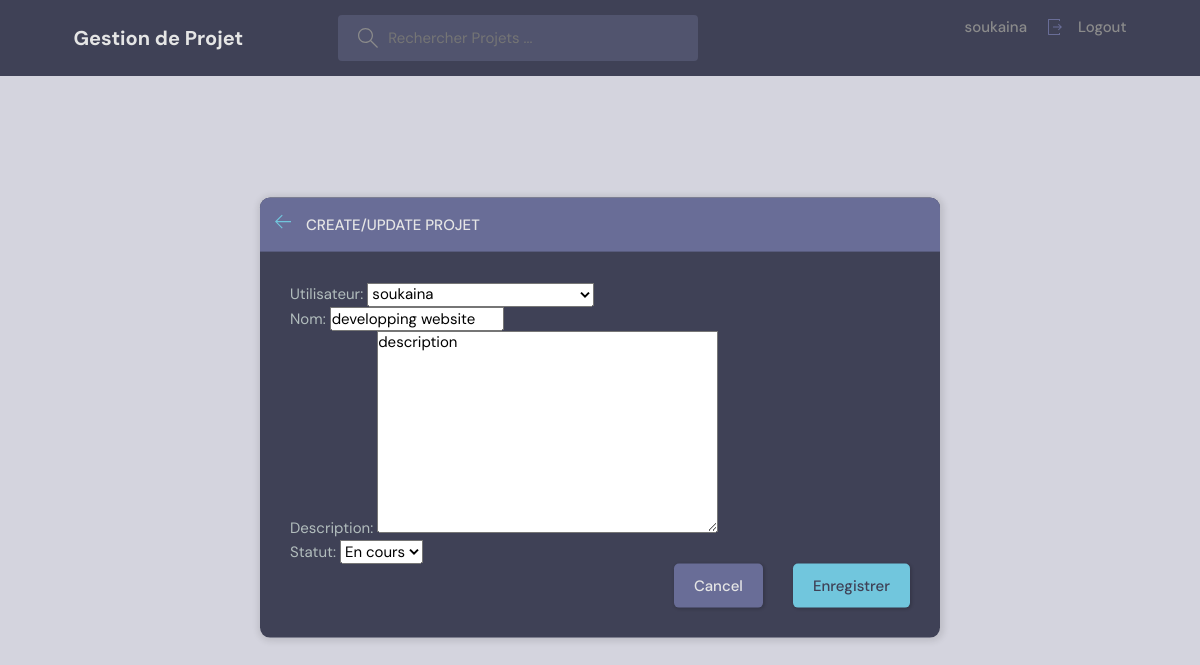
Screenshot of /update-Projet/1/ (signed in) with the database file from the repository.
### base/models.py (models this page shows, shortened)
class Projet(models.Model):
    STATUS_CHOICES = [
        ('en cours', 'En cours'),
        ('terminé', 'Terminé'),
    ]
    utilisateur=models.ForeignKey(User, on_delete=models.CASCADE,null=True)
    nom=models.CharField(max_length=200)
    description=models.TextField(null=True,blank=True)
    statut = models.CharField(
        max_length=20,
        choices=STATUS_CHOICES,
        default='en cours',  # Statut par défaut
    )
    updated=models.DateTimeField(auto_now=True)
    created=models.DateTimeField(auto_now_add=True)
    class Meta:
        ordering=   ['-updated','-created']

### base/views.py (the view)
# urls.py: path('update-Projet/<str:pk>/',views.updateProjet,name="update-Projet"),
@login_required(login_url='login')
def updateProjet(request,pk):
    projet_obj=Projet.objects.get(id=pk)
    form=ProjetForm(instance=projet_obj)
    if request.user != projet_obj.utilisateur:
        return HttpResponse(" Vous n'êtes pas autorisé !! ")
    if request.method == 'POST':
        form=ProjetForm(request.POST,instance=projet_obj)
        if form.is_valid():
            form.save()
            return redirect('home')
    context={"form":form}
    return render(request,'base/projet_form.html',context)

### base/forms.py
class ProjetForm(ModelForm):
     class Meta:
        model=Projet
        fields='__all__'

### base/templates/base/projet_form.html (shortened to what this page needs)
{%extends 'main.html'%}
{%load static%}
    {% block content %}
    <main class="create-room layout">
      <div class="container">
        <div class="layout__box">
          <div class="layout__boxHeader">
            <div class="layout__boxTitle">
              <a href="{{request.META.HTTP_REFERER}}">
                <svg
                  version="1.1"
                  xmlns="http://www.w3.org/2000/svg"
                  width="32"
                  height="32"
                  viewBox="0 0 32 32"
                >
                  <title>arrow-left</title>
                  <path
                    d="M13.723 2.286l-13.723 13.714 13.719 13.714 1.616-1.611-10.96-10.96h27.625v-2.286h-27.625l10.965-10.965-1.616-1.607z"
                  ></path>
                </svg>
              </a>
              <h3>Create/Update Projet</h3>
            </div>
          </div>
          <div class="layout__body">
            <form action="" method="POST" class="form">
              {% csrf_token %} {{form.as_p}}
              <div class="form__action">
                <a class="btn btn--dark" href="/">Cancel</a>
                <button class="btn btn--main" type="submit">Enregistrer</button>
              </div>
            </form>
          </div>
        </div>
      </div>
    </main>
    {% endblock content %}

### templates/navbar.html (shortened to what this page needs)
<header class="header header--loggedIn">
  <div class="container">
    <a href="/" class="header__logo">
      <h1>Gestion de Projet</h1>
    </a>
    <form class="header__search">
      <label>
        <input type="text" name="q" placeholder="Rechercher Projets ...">
      </label>
    </form>
    <nav class="header__menu">
      {%if request.user.is_authenticated %}
      <div class="header__user">
        <a href="{%url 'user-Profile' request.user.id %}">
          <p>{{request.user}}</p>
          <a href="{% url 'logout' %}" class="dropdown-link">
            Logout</a>
        </a>
      </div>
      {%else%}
      <a href="{% url 'login' %}">LOGIN</a>
      {% endif %}
    </nav>
  </div>
</header>

### base/static/styles/style.css (style rules this page uses)
:root { --color-main: #71c6dd; --color-main-light: #e1f6fb; --color-dark: #3f4156; --color-dark-medium: #51546e; --color-dark-light: #696d97; --color-light: #e5e5e5; --color-gray: #8b8b8b; --color-light-gray: #b2bdbd; --color-bg: #d4d4de; --color-success: #5dd693; --color-error: #fc4b0b; }
* { font-family: "DM Sans", -apple-system, BlinkMacSystemFont, "Segoe UI", Roboto, Oxygen, Ubuntu, Cantarell, "Open Sans", "Helvetica Neue", sans-serif; margin: 0; padding: 0; box-sizing: border-box; text-rendering: optimizeLegibility; font-size: inherit; }
html { font-size: 56.25%; }
@media only screen and (min-width: 1200px) { html { font-size: 62.5%; } }
body { line-height: 1.6; font-weight: 400; font-size: 1.5rem; color: var(--color-light-gray); background-color: var(--color-bg); min-height: 100vh; }
a { display: inline-block; color: var(--color-main); text-decoration: none; }
.container { max-width: 120rem; width: 90%; margin: auto; }
.btn { background-color: transparent; border: none; display: inline-flex; align-items: center; gap: 1rem; cursor: pointer; transition: all ease-in-out 0.3s; padding: 1rem 2rem; border-radius: 5px; box-shadow: 1px 1px 3px 1px rgba(0, 0, 0, 0.15); font-weight: 500; }
.btn--main { background-color: var(--color-main); color: var(--color-dark); }
.btn--dark { background-color: var(--color-dark-light); color: var(--color-light); }
.header { padding: 1.5rem; background-color: var(--color-dark); }
.header>.container { display: flex; gap: 9.5rem; }
.header__logo, .header__user { display: flex; gap: 2rem; align-items: center; }
.header__logo>h1 { font-weight: 700; font-size: 2rem; color: var(--color-light); }
.header__search>label { background-color: var(--color-dark-medium); padding: 1.3rem 1rem; display: flex; align-items: center; gap: 1rem; border-radius: 4px; }
.header__search svg { fill: var(--color-gray); width: 2rem; height: 2rem; margin-left: 1rem; }
.header__search input { width: 30rem; background: transparent; border: none; outline: none; color: var(--color-light); }
.header__menu { margin-left: auto; position: relative; }
.header__menu a { display: flex; gap: 1.5rem; align-items: center; font-weight: 500; text-decoration: none; color: var(--color-gray); }
.header__menu p { line-height: 1.2; }
.header__menu svg { width: 1.6rem; height: 1.6rem; fill: var(--color-dark-light); }
.layout { margin-top: 2.4rem; }
.layout>.container { display: flex; justify-content: space-between; align-items: flex-start; }
.layout__box { width: 90%; max-width: 48rem; min-height: 40rem; position: absolute; top: 50%; left: 50%; transform: translate(-50%, -46%); background-color: var(--color-dark); border-radius: 1rem; box-shadow: 1px 1px 6px 3px rgba(0, 0, 0, 0.1); overflow: hidden; }
.layout__boxHeader { display: flex; padding: 1.5rem; background-color: var(--color-dark-light); }
.layout__boxTitle { display: flex; gap: 1.5rem; align-items: center; }
.layout__boxTitle h3 { text-transform: uppercase; font-weight: 500; color: var(--color-light); }
.layout__boxTitle svg { width: 1.6rem; height: 1.6rem; fill: var(--color-main); }
.layout__body { margin: 3rem; }
.form__action { display: flex; justify-content: flex-end; gap: 3rem; }
.create-room.layout .layout__box { max-width: 68rem; }

### rows the page displays
Projet: utilisateur "soukaina", nom "developping website", description "description", statut "En cours"

### other values shown
{{ request.user }} "soukaina"
